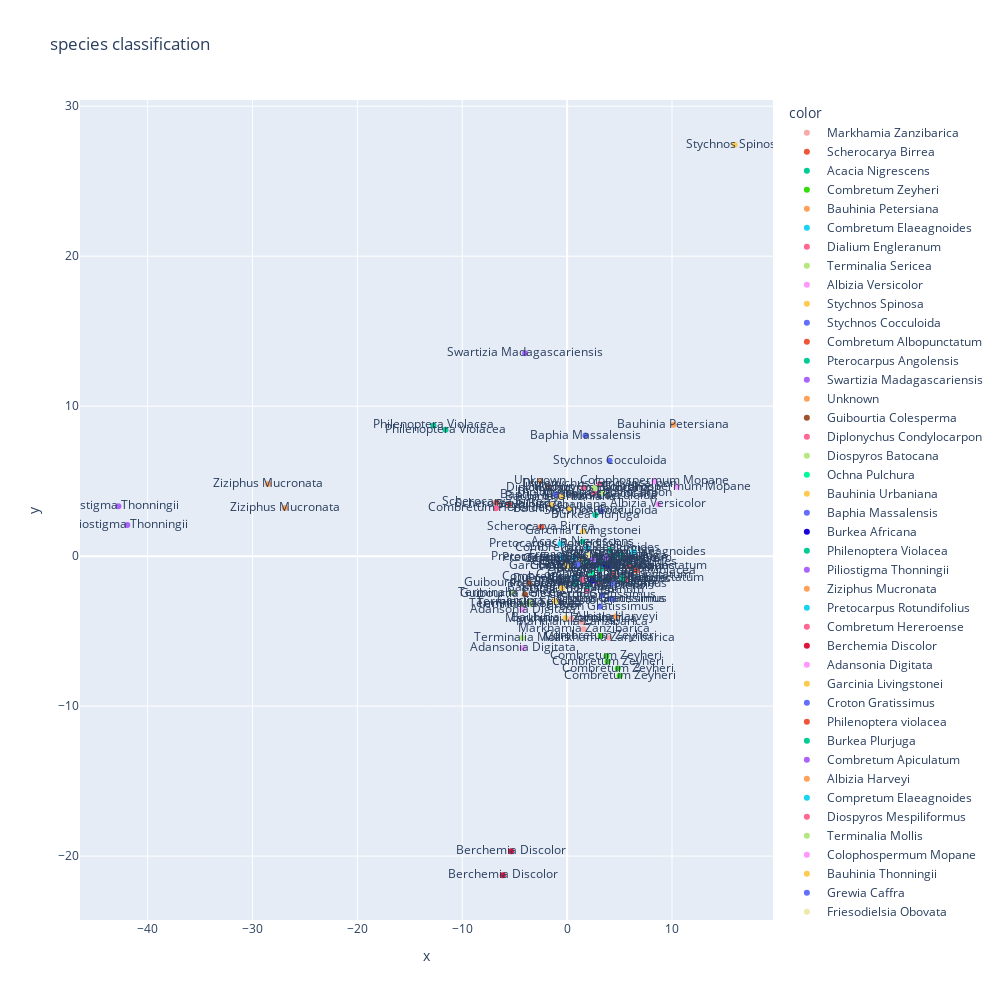
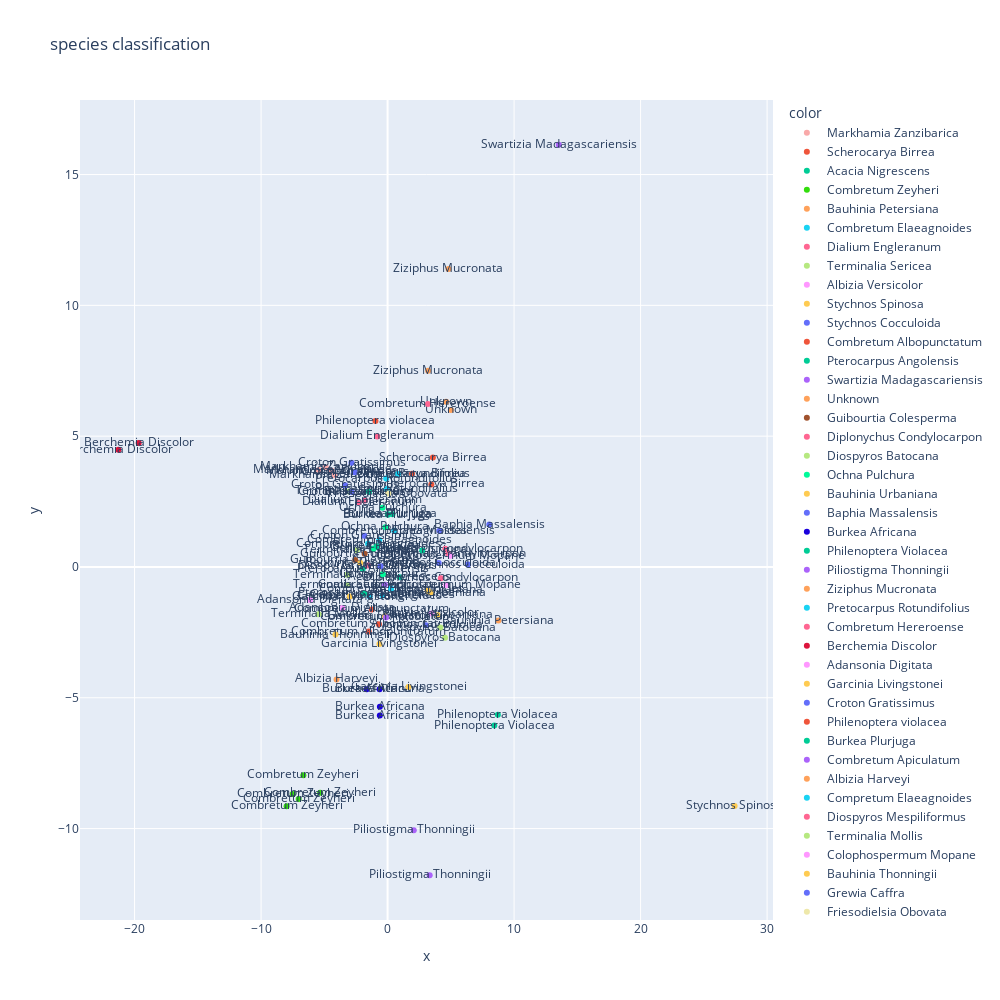
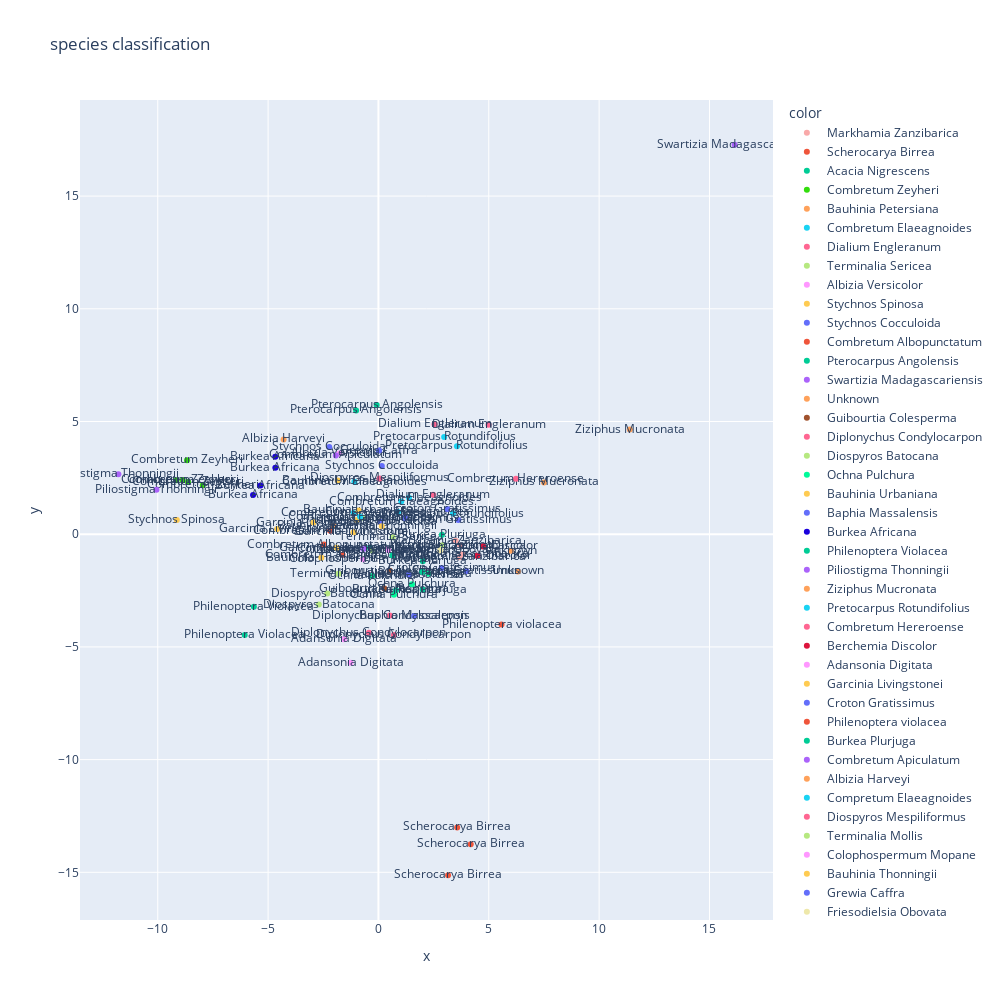
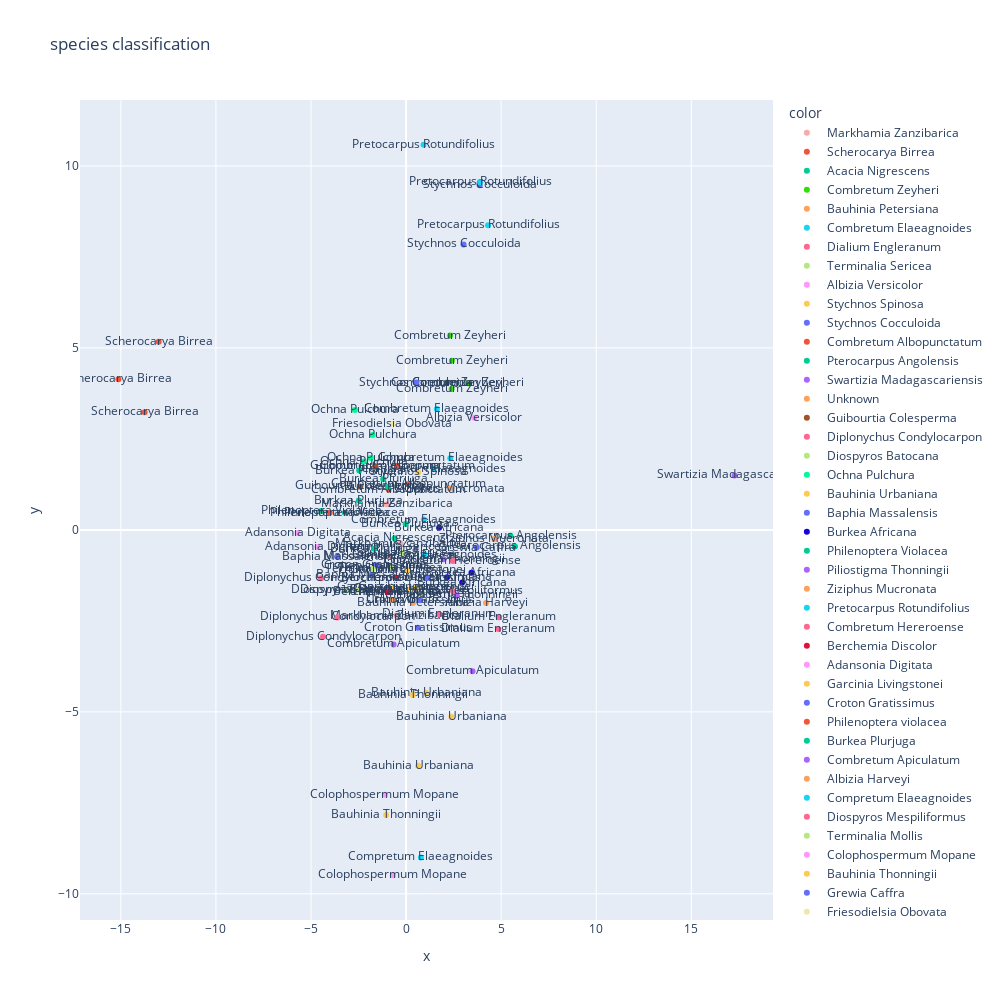

These figures' notebook cell, in order:
### Code cell
y = DF["ScientifName_num"]
x=nfeat1
from sklearn.model_selection import train_test_split, cross_val_score
X_train, X_test, y_train, y_test = train_test_split(x, y, test_size=0.25, random_state=2)

lda = LDA(n_components=10)
lda.fit(X_train,y_train)
 
y_pred = lda.predict(X_test)
print(lda.score(X_test,y_test))
cmap = plt.get_cmap('rainbow')
lda = LDA(n_components=10)
Xlda = lda.fit_transform(x,y)
fig = px.scatter(x=Xlda[:,0], y=Xlda[:,1], color=DF["ScientifName"],text=DF["ScientifName"],color_discrete_map=dict,width=1000, height=1000,title="species classification")
plt.title=("species classification")
fig.show()
fig = px.scatter(x=Xlda[:,1], y=Xlda[:,2], color=DF["ScientifName"],text=DF["ScientifName"],color_discrete_map=dict,width=1000, height=1000,title="species classification")
plt.title=("species classification")
fig.show()
fig = px.scatter(x=Xlda[:,2], y=Xlda[:,3], color=DF["ScientifName"],text=DF["ScientifName"],color_discrete_map=dict,width=1000, height=1000,title="species classification")
plt.title=("species classification")
fig.show()
fig = px.scatter(x=Xlda[:,3], y=Xlda[:,4], color=DF["ScientifName"],text=DF["ScientifName"],color_discrete_map=dict,width=1000, height=1000,title="species classification")
plt.title=("species classification")
fig.show()
